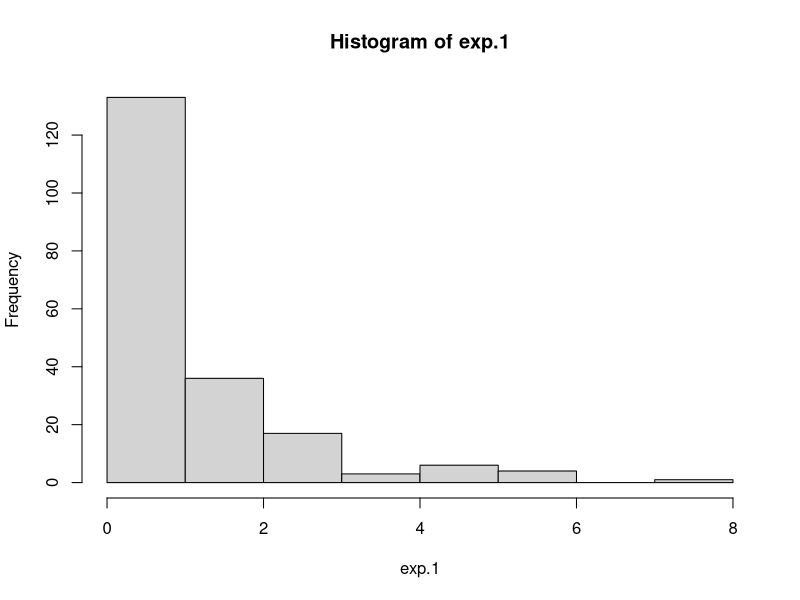
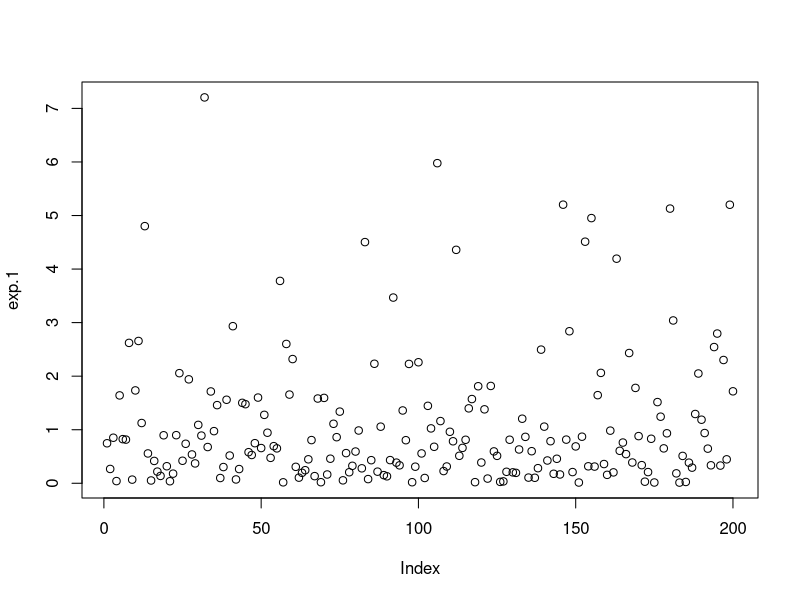
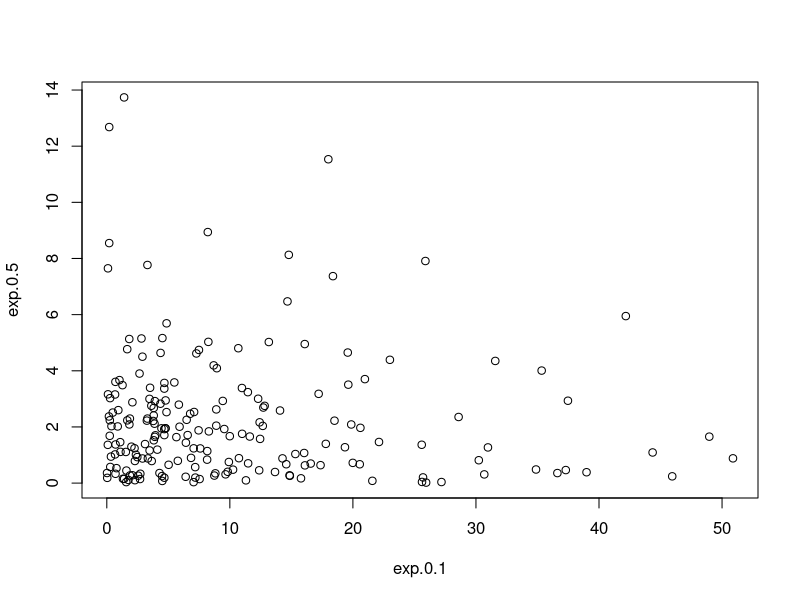
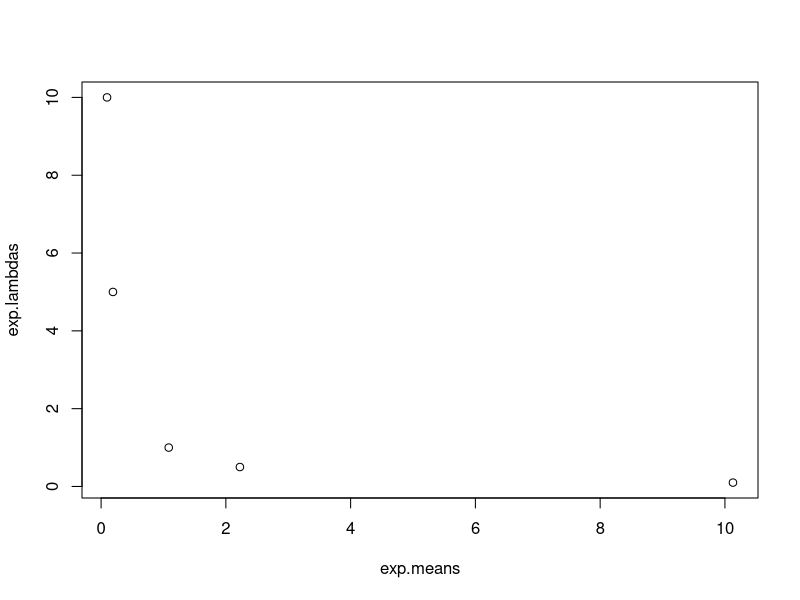
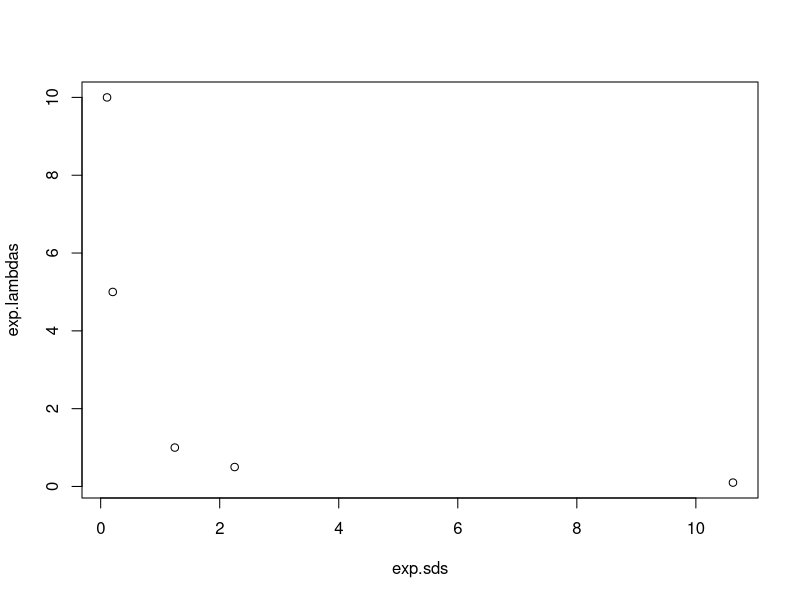
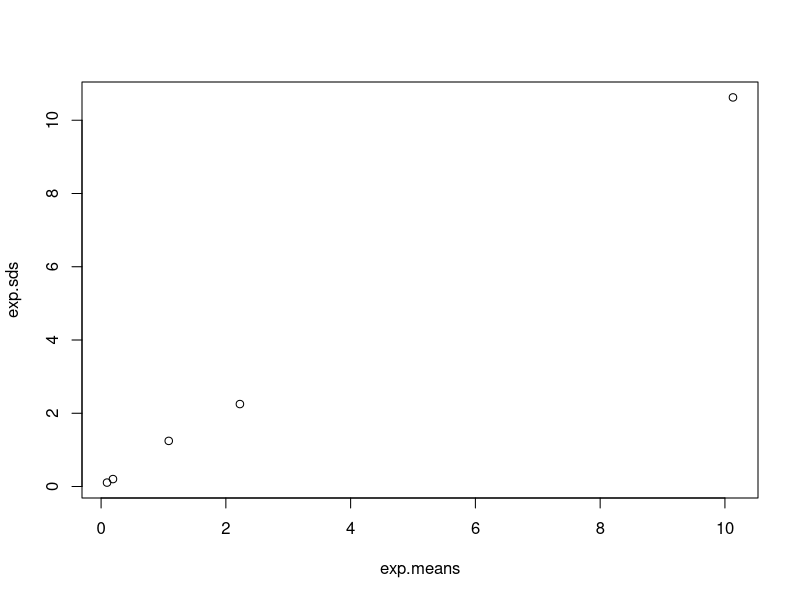
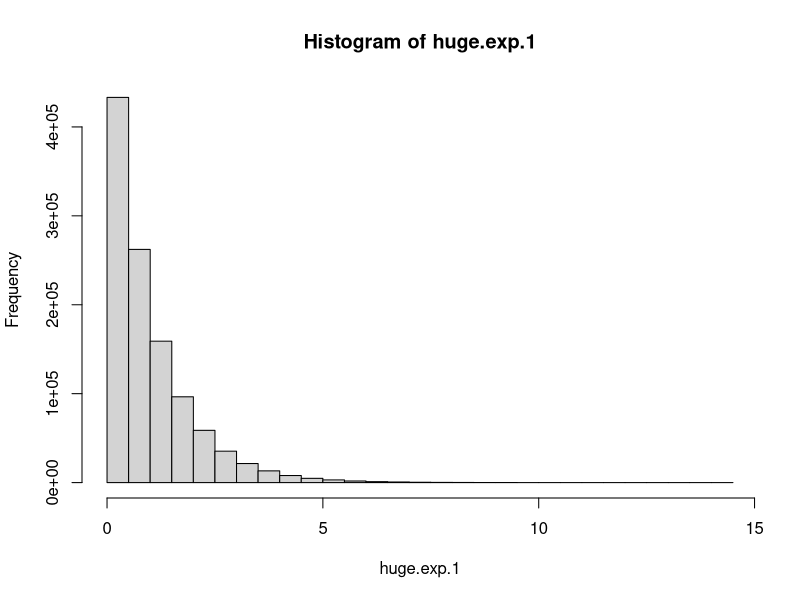
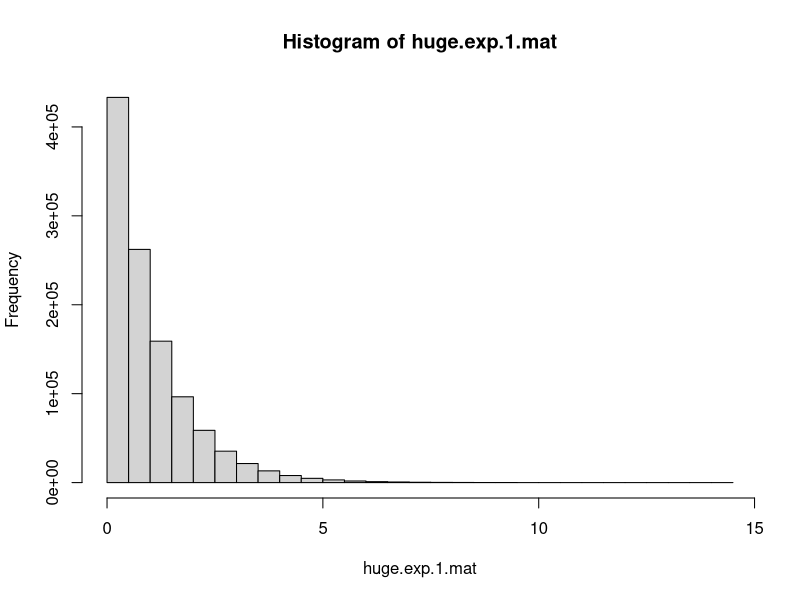

Here is the R script that generated these plots, in order:
## ---- chunk 1
knitr::opts_chunk$set(echo = TRUE)
## ---- chunk 2
exp.1 <- rexp(n=200);
meanExp.1 <- mean(exp.1);
sdExp.1 <- sd(exp.1);
## ---- chunk 3
exp.0.1 <- rexp(n=200, rate=0.1);
exp.0.5 <- rexp(n=200, rate=0.5);
exp.5 <- rexp(n=200, rate=5);
exp.10 <- rexp(n=200, rate=10);
## ---- chunk 4
hist(exp.1);
plot(exp.1);
## ---- chunk 5
exp.0.1 <- rexp(n=200, rate=0.1);
exp.0.5 <- rexp(n=200, rate=0.5);
plot(exp.0.1, exp.0.5);
## ---- chunk 6
exp.means <- c(mean(exp.0.1),mean(exp.0.5),mean(exp.1),mean(exp.5),mean(exp.10));
exp.lambdas <- c(0.1, 0.5, 1, 5, 10);
plot(exp.means, exp.lambdas);
## ---- chunk 7
exp.sds <- c(sd(exp.0.1), sd(exp.0.5), sd(exp.1), sd(exp.5), sd(exp.10));
exp.lambdas <- c(0.1, 0.5, 1, 5, 10);
plot(exp.sds, exp.lambdas);
## ---- chunk 8
plot(exp.means, exp.sds);
## ---- chunk 9
huge.exp.1 <- rexp(n = 1100000)
huge.exp.1.mean <- mean(huge.exp.1)
huge.exp.1.sd <- sd(huge.exp.1)
## ---- chunk 10
hist(huge.exp.1);
## ---- chunk 11
mean(huge.exp.1 > 1);
## ---- chunk 12
huge.exp.1.mat <- matrix(huge.exp.1, nrow = 1100, ncol = 1000, byrow = TRUE)
hist(huge.exp.1.mat)
## ---- chunk 13
mean.huge.137 <- mean(huge.exp.1.mat[,137])
## ---- chunk 14
means.cols <- apply(huge.exp.1.mat, 2, mean)
hist(means.cols)
## ---- chunk 15
squares <- huge.exp.1^2
mean.squares <- mean(squares)
std.squares <- sd(squares)
